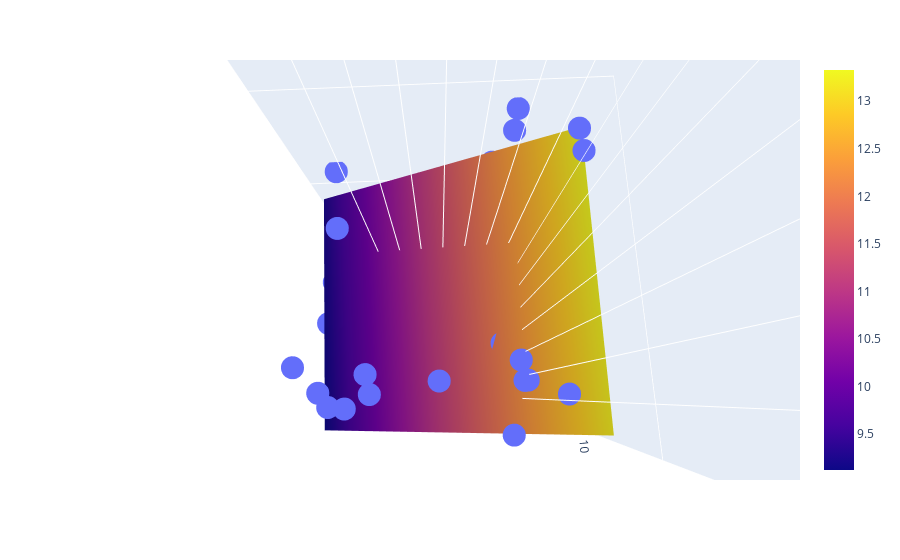

The code cell stored with this chart in its notebook:
### Code cell
import plotly.graph_objects as go

fig = px.scatter_3d(df, x=x.ravel(), y=y.ravel(), z=z.ravel())

fig.add_trace(go.Surface(x = x_input, y = y_input, z =z_final ))

fig.show()
X_multi = np.array([x,y]).reshape(100,2)
X_multi.shape
(100, 2)
poly = PolynomialFeatures(degree=30)
X_multi_trans = poly.fit_transform(X_multi)
print("Input",poly.n_input_features_)
print("Ouput",poly.n_output_features_)
print("Powers\n",poly.powers_)
